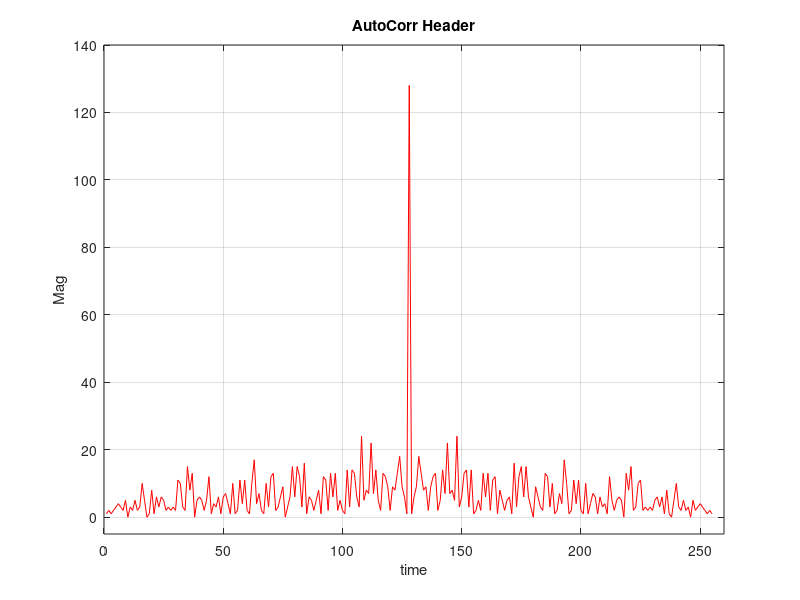
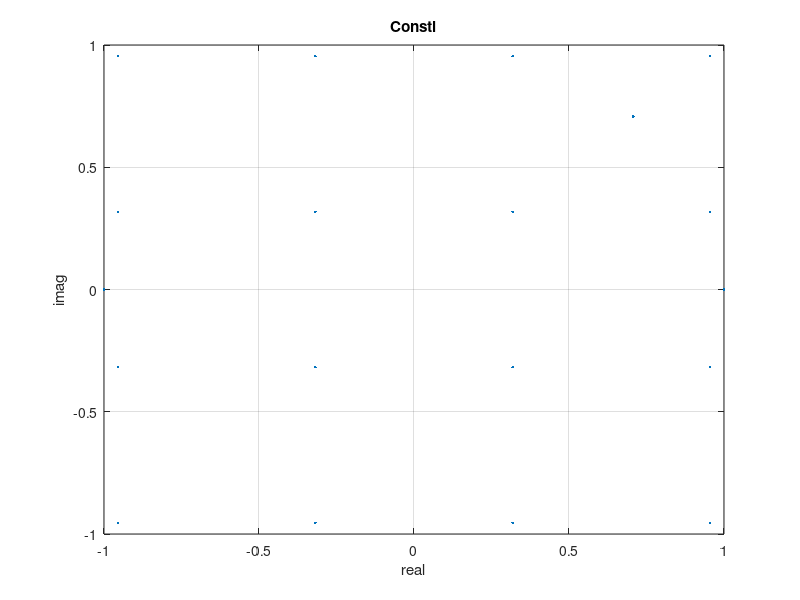

Here is the MATLAB script that generated these plots, in order:
%% Exp 3
% Teacher : MS_Jafari
% Author: [SeyedAli] - [SeyedHosseini]
% E-mail: [alishosseini79@aut.ac.ir] 
%Student-Number : [9723042]
% University: Amirkabir University of Technology
%%
clc;
close all;
clear;
%% Initialization
Rs = 1e4;

SPS = 8;
alpha = 0.2;
Span = 10;
%% part 1
M = 16;
N = 1e3; 
D1 = randi([0,M-1 ],1,N);
clc;
% D = D - 1 ;
D2 = qammod(D1,M);
stdD = std(D2);
D = D2/stdD;

H = [0,1,1,1,0,1,0,0,1,1,1,0,1,1,0,0,1,1,0,0,0,...
    0,1,1,1,0,0,1,1,1,0,1,1,0,0,0,1,1,0,1,0,1,0,0,1....
    ,0,0,0,0,1,1,0,0,1,1,0,0,0,0,0,1,0,1,0,0,1,1,1,....
    0,0,0,0,1,1,0,1,1,0,1,1,1,1,1,1,1,1,0,0,1,0,1....
    ,0,0,0,0,0,0,0,1,0,0,0,1,1,0,1,1,1,0,1,1,1,0,1....
    ,0,1,0,1,0,0,1,1,1,0,1,0,1,0];

hh = numel(H);
%% Plotting
clc;
figure(1)
plot(abs(xcorr((-1).^H)),"r")
grid on;
ylabel("Mag")
xlabel("time")
title("AutoCorr Header")
axis([0 260 -5 140])

%% Pilot
Ds = D/(std(D));
clc;
P = (1 + i)/(sqrt(2));
pp=20;
pilot = repmat(P,1,pp);
header = (-1).^H;

%% Frame
clc;
f1 = [pilot Ds];
f11 = repmat(f1,1,2);
f22 = [header Ds];
frame = [f22 f11]; %frame 
L = length(frame);
%% Scatter Plot
clc;
% figure(2)
scatterplot(frame)
grid on;
ylabel("imag")
xlabel("real")
title("Constl")
% axis([0 260 -5 140])

 %% Coefficients
% frameSize = size(frame);
%  numFrames = 1; nSamples = numFrames*frameSize;
%  DampingFactor = 1.21; NormalizedLoopBandwidth = 1e-4;
%      %% Calculate range estimates
%      NormalizedPullInRange = min(1, 2*pi*sqrt(2)*DampingFactor*...
%      NormalizedLoopBandwidth);
%      MaxFrequencyLockDelay = (4*NormalizedPullInRange^2)/...
%      (NormalizedLoopBandwidth)^3;
%      MaxPhaseLockDelay = 1.3/(NormalizedLoopBandwidth);
%      %% Impairments
%      frequencyOffsetHz = Rs*(NormalizedPullInRange);
%      PhaseRecoveryLoopBandwidth = NormalizedLoopBandwidth*SPS;
%      PhaseRecoveryGain = SPS;
%      PhaseErrorDetectorGain = log2(M); DigitalSynthesizerGain = -1;
%      theta = PhaseRecoveryLoopBandwidth/...
%      ((DampingFactor + 0.25/DampingFactor)*SPS);
%     delta = 1 + 2*DampingFactor*theta + theta*theta;
%      % G1
%      KP = (4*DampingFactor*theta/delta)/...
%      (PhaseErrorDetectorGain*PhaseRecoveryGain);
%      % G3
%      KI = (4/SPS*theta*theta/delta)/...
%      (PhaseErrorDetectorGain*PhaseRecoveryGain);